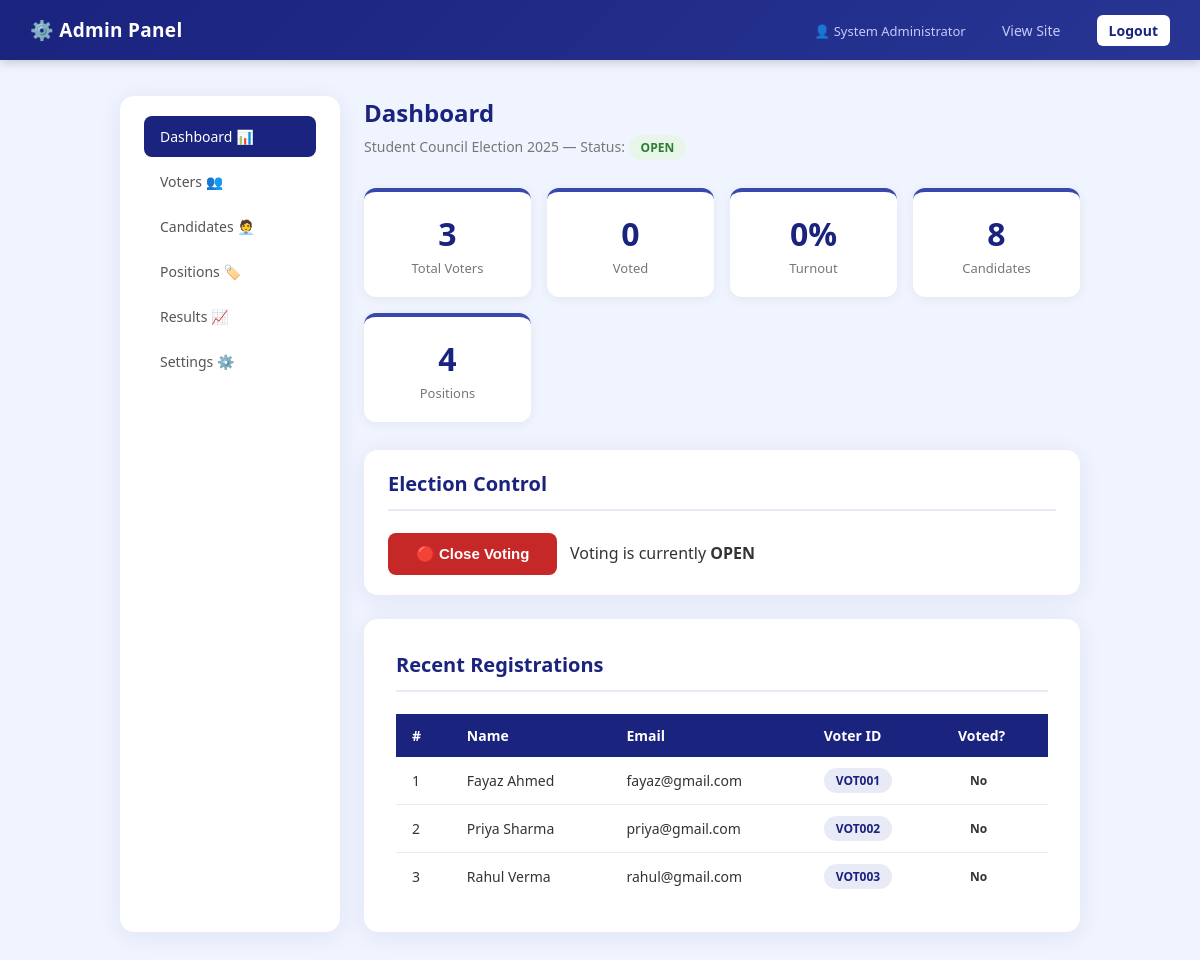
Screenshot of /dashboard.php (signed in) with the database file from the repository.
### tables this page shows
CREATE TABLE IF NOT EXISTS settings (
  id INT AUTO_INCREMENT PRIMARY KEY,
  setting_key VARCHAR(50) NOT NULL UNIQUE,
  setting_value VARCHAR(255) NOT NULL
);

CREATE TABLE IF NOT EXISTS voters (
  id INT AUTO_INCREMENT PRIMARY KEY,
  full_name VARCHAR(100) NOT NULL,
  email VARCHAR(100) NOT NULL UNIQUE,
  voter_id VARCHAR(20) NOT NULL UNIQUE,
  password VARCHAR(255) NOT NULL,
  has_voted TINYINT(1) DEFAULT 0,
  registered_at DATETIME DEFAULT CURRENT_TIMESTAMP,
  status ENUM('active','blocked') DEFAULT 'active'
);

### config.php (called while the page is built, shortened)
<?php
function getSetting($conn, $key) {
    $r = $conn->query("SELECT setting_value FROM settings WHERE setting_key='$key'");
    $row = $r->fetch_assoc();
    return $row ? $row['setting_value'] : '';
}
?>

### dashboard.php (the view, shortened to what this page needs)
<?php
require_once 'auth.php';
$title         = getSetting($conn, 'election_title');
$status        = getSetting($conn, 'election_status');
$total_voters  = $conn->query("SELECT COUNT(*) as c FROM voters")->fetch_assoc()['c'];
$total_voted   = $conn->query("SELECT COUNT(*) as c FROM voters WHERE has_voted=1")->fetch_assoc()['c'];
$total_cands   = $conn->query("SELECT COUNT(*) as c FROM candidates")->fetch_assoc()['c'];
$total_pos     = $conn->query("SELECT COUNT(*) as c FROM positions")->fetch_assoc()['c'];
$turnout       = $total_voters > 0 ? round(($total_voted / $total_voters) * 100) : 0;
?>
<!DOCTYPE html><html lang="en"><head>
<link rel="stylesheet" href="../css/style.css">
</head><body>
<div class="navbar">
  <h1>⚙️ Admin Panel</h1>
  <div class="nav-links">
    <span style="color:#c5caf9;font-size:13px">👤 <?= htmlspecialchars($_SESSION['admin_name']) ?></span>
    <a href="../results.php" target="_blank">View Site</a>
    <a href="logout.php" class="btn-nav">Logout</a>
  </div>
</div>
<div class="container-wide">
  <div class="admin-wrapper">
    <div class="sidebar card card-sm">
      <?= adminNav('dashboard') ?>
    </div>
    <div class="main-content">
      <div class="page-title">Dashboard</div>
      <div class="page-sub"><?= htmlspecialchars($title) ?> &mdash; Status: <span class="badge <?= $status==='open'?'badge-green':'badge-red' ?>"><?= strtoupper($status) ?></span></div>
      <div class="stats-grid">
        <div class="stat-card"><div class="stat-num"><?= $total_voters ?></div><div class="stat-label">Total Voters</div></div>
        <div class="stat-card"><div class="stat-num"><?= $total_voted ?></div><div class="stat-label">Voted</div></div>
        <div class="stat-card"><div class="stat-num"><?= $turnout ?>%</div><div class="stat-label">Turnout</div></div>
        <div class="stat-card"><div class="stat-num"><?= $total_cands ?></div><div class="stat-label">Candidates</div></div>
        <div class="stat-card"><div class="stat-num"><?= $total_pos ?></div><div class="stat-label">Positions</div></div>
      </div>
      <div class="card card-sm">
        <h2>Election Control</h2>
        <form method="POST" action="settings.php">
          <button type="submit" class="btn <?= $status==='open'?'btn-danger':'btn-success' ?>">
            <?= $status==='open' ? '🔴 Close Voting' : '🟢 Open Voting' ?>
          </button>
          &nbsp; Voting is currently <b><?= strtoupper($status) ?></b>
        </form>
      </div>
      <div class="card">
        <h2>Recent Registrations</h2>
        <table>
          <thead><tr><th>#</th><th>Name</th><th>Email</th><th>Voter ID</th><th>Voted?</th></tr></thead>
          <tbody>
          <?php
          $recent = $conn->query("SELECT * FROM voters ORDER BY registered_at DESC LIMIT 10");
          $i = 1;
          while ($v = $recent->fetch_assoc()):
          ?>
          <tr>
            <td><?= $i++ ?></td>
            <td><?= htmlspecialchars($v['full_name']) ?></td>
            <td><?= htmlspecialchars($v['email']) ?></td>
            <td><span class="badge badge-blue"><?= $v['voter_id'] ?></span></td>
            <td><?= $v['has_voted'] ? '<span class="badge badge-green">Yes</span>' : '<span class="badge">No</span>' ?></td>
          </tr>
          <?php endwhile; ?>
          </tbody>
        </table>
      </div>
    </div>
  </div>
</div>
</body></html>

### style.css (style rules this page uses)
* { margin:0;padding:0;box-sizing:border-box }
body { font-family:'Segoe UI',sans-serif;background:#f0f4ff;color:#333;min-height:100vh }
.navbar { background:linear-gradient(135deg,#1a237e,#283593);color:#fff;padding:0 30px;display:flex;justify-content:space-between;align-items:center;height:60px;box-shadow:0 2px 10px rgba(0,0,0,.2) }
.navbar h1 { font-size:19px;letter-spacing:.3px }
.navbar .nav-links a { color:#c5caf9;text-decoration:none;margin-left:20px;font-size:14px;padding:6px 12px;border-radius:6px;transition:.2s }
.navbar .nav-links a.btn-nav { background:#fff;color:#1a237e;font-weight:600 }
.container-wide { max-width:1000px;margin:36px auto;padding:0 20px }
.card { background:#fff;border-radius:14px;padding:32px;box-shadow:0 4px 24px rgba(26,35,126,.08);margin-bottom:24px }
.card h2 { color:#1a237e;font-size:20px;margin-bottom:22px;padding-bottom:12px;border-bottom:2px solid #e8eaf6 }
.card-sm { padding:20px 24px }
.btn { display:inline-block;padding:12px 28px;border:none;border-radius:8px;font-size:15px;font-weight:600;cursor:pointer;text-decoration:none;transition:.2s;text-align:center }
.btn-danger { background:#c62828;color:#fff }
table { width:100%;border-collapse:collapse;font-size:14px }
thead th { background:#1a237e;color:#fff;padding:12px 16px;text-align:left;font-weight:600 }
tbody td { padding:11px 16px;border-bottom:1px solid #e8eaf6 }
tbody tr:last-child td { border-bottom:none }
.badge { padding:4px 12px;border-radius:20px;font-size:12px;font-weight:700;display:inline-block }
.badge-blue { background:#e8eaf6;color:#1a237e }
.badge-green { background:#e8f5e9;color:#2e7d32 }
.stats-grid { display:grid;grid-template-columns:repeat(auto-fit,minmax(160px,1fr));gap:16px;margin-bottom:28px }
.stat-card { background:#fff;border-radius:12px;padding:20px;text-align:center;box-shadow:0 2px 12px rgba(0,0,0,.06);border-top:4px solid #3949ab }
.stat-card .stat-num { font-size:32px;font-weight:700;color:#1a237e }
.stat-card .stat-label { font-size:13px;color:#777;margin-top:4px }
.admin-wrapper { display:flex;gap:24px }
.sidebar { width:220px;flex-shrink:0 }
.main-content { flex:1;min-width:0 }
.page-title { font-size:24px;font-weight:700;color:#1a237e;margin-bottom:6px }
.page-sub { font-size:14px;color:#777;margin-bottom:28px }

### rows the page displays
settings: setting_value "Student Council Election 2025"
settings: setting_value "OPEN"
voters: full_name "Fayaz Ahmed", email "fayaz@gmail.com", voter "VOT001", has_voted "No"
voters: full_name "Priya Sharma", email "priya@gmail.com", voter "VOT002", has_voted "No"
voters: full_name "Rahul Verma", email "rahul@gmail.com", voter "VOT003", has_voted "No"

### other values shown
$_SESSION['admin_name'] "System Administrator"
$item[0] "Dashboard"
$item[1] "📊"
$item[0] "Voters"
$item[1] "👥"
$item[0] "Candidates"
$item[1] "🧑‍💼"
$item[0] "Positions"
$item[1] "🏷️"
$item[0] "Results"
$item[1] "📈"
$item[0] "Settings"
$item[1] "⚙️"
$total_voters "3"
$total_voted "0"
